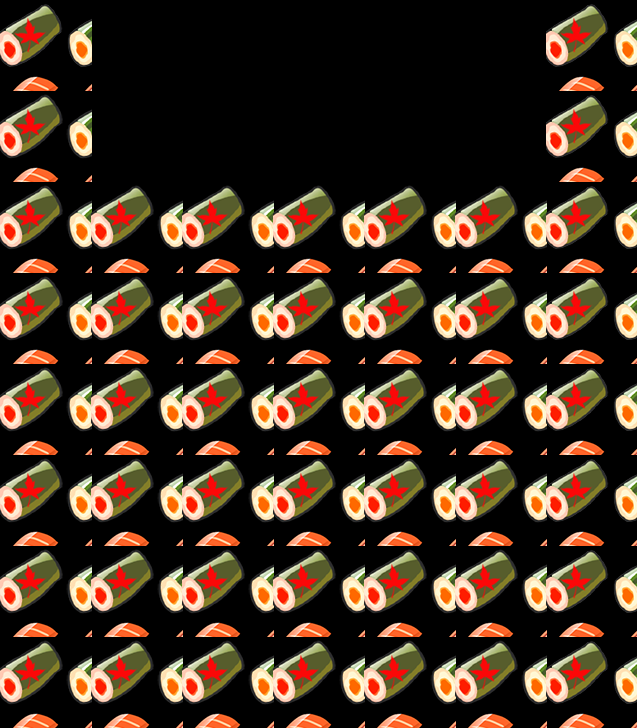

A 2D game scene composited from a Tiled map and its tileset images. What follows is a short description and the map's XML, with each tile layer's data collapsed to a summary:
An orthogonal 7x8 tile map with 91x91 px tiles, 1 tile layer (gridLayer).

<map version="1.0" orientation="orthogonal" renderorder="right-down" width="7" height="8" tilewidth="91" tileheight="91">
 <tileset firstgid="1" name="sushi" tilewidth="92" tileheight="92">
  <image source="../w640/sushi.png" width="722" height="218" />
  <tile id="4">
   <properties>
    <property name="GridType" value="1" />
   </properties>
  </tile>
 </tileset>
 <layer name="gridLayer" width="7" height="8">
  <data>[56 cells, 46 non-empty, 1 distinct tile ids]</data>
 </layer>
</map>
